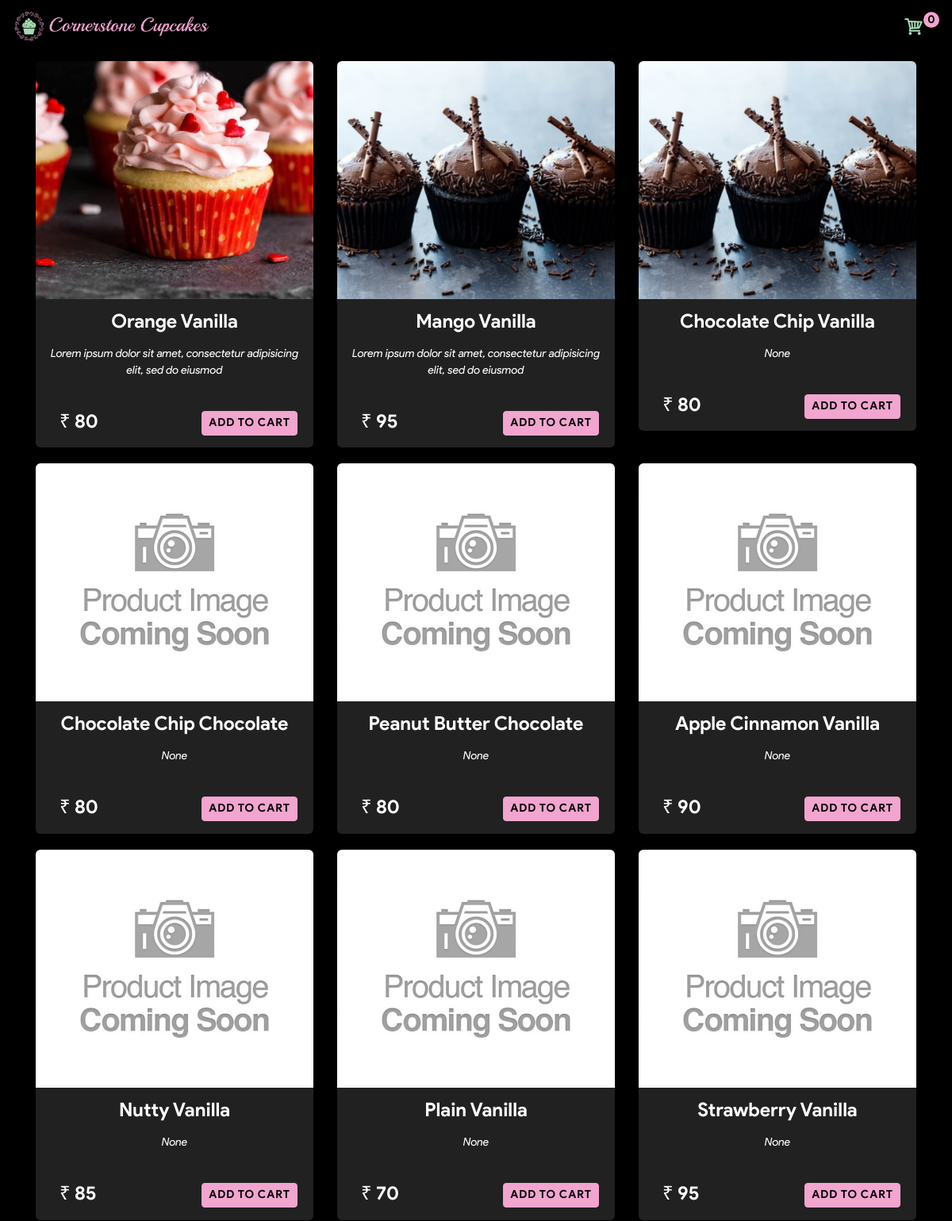
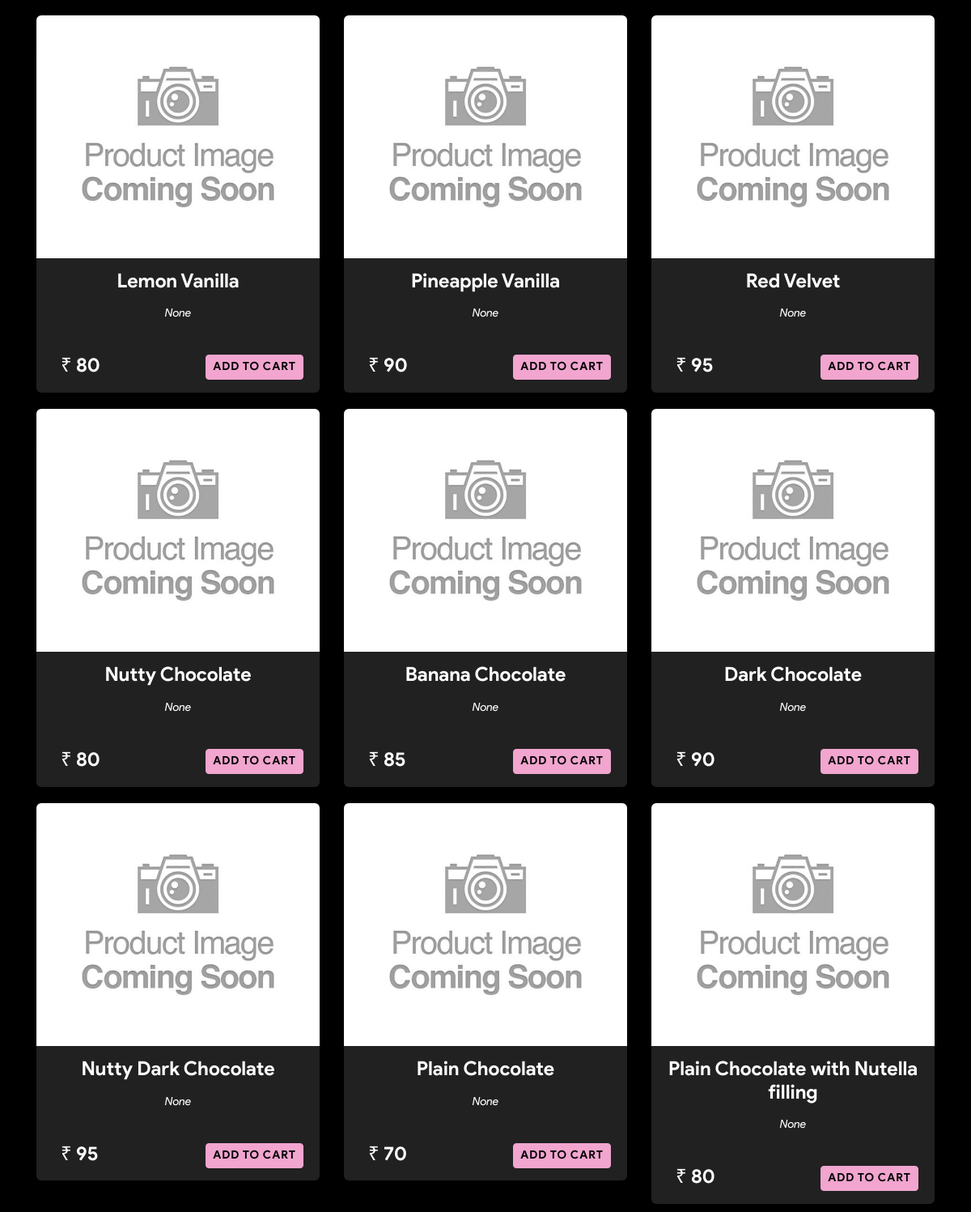
The page / on the database its author committed (2 pictures, top to bottom).
### store/models.py (models this page shows, shortened)
class Product(models.Model):
	name 			= models.CharField(max_length=200)
	description 	= models.CharField(max_length=200, null=True)
	price 			= models.DecimalField(max_digits=7, decimal_places=2)
	availability 	= models.BooleanField(default=True)
	image			= models.ImageField(null=True, blank=True)
	@property
	def imageURL(self):
		try:
			url 	= self.image.url
		except:
			url 	= '/images/comingsoon.jpg'
		return url

### store/views.py (the view)
# urls.py: path('', include('store.urls'))
def store(request):
	data = cartData(request)
	cartItems = data['cartItems']
	products 	= Product.objects.all()
	context 	= {
		'products' 	: products,
		'cartItems' : cartItems,
	}
	return render(request, 'store/store.html', context)

### store/utils.py (called while the page is built, shortened)
def cookieCart(request):
	try:
		cart 			= json.loads(request.COOKIES['cart'])
	except:
		cart = {}
	print('Cart: ', cart)
	items 			= []
	order 			= {'get_cart_total':0, 'get_cart_items':0}
	cartItems 		= order['get_cart_items']
	return {
		'items' 	: items,
		'order'		: order,
		'cartItems' : cartItems,
	}

def cartData(request):
	if request.user.is_authenticated:
		customer 		= request.user.customer
		order, created 	= Order.objects.get_or_create(customer=customer, complete=False)
		items 			= order.orderitem_set.all()
		cartItems 		= order.get_cart_items
	else:
		cookieData 		= cookieCart(request)
		items 			= cookieData['items']
		order 			= cookieData['order']
		cartItems 		= cookieData['cartItems']
	return {
		'items' 	: items,
		'order'		: order,
		'cartItems' : cartItems,
	}

### store/templates/store/store.html (shortened to what this page needs)
{% extends 'store/main.html' %}
{% load static %}
{% block content %}
<div class="row">
	{% for product in products %}
	<div class="col-lg-4">
		<img class="thumbnail" src="{{product.imageURL}}">
		<div class="box-element product">
			<h4 style="text-align: center; margin-top: 5px; margin-bottom: 15px;"><strong>{{product.name}}</strong></h4>
			<p style="text-align: center;font-family: 'product_sansitalic';font-size: 14px;">{{product.description}}</p>
			<br>
			<div style="margin-right: 10px; margin-left: 20px;">
				<button data-product="{{product.id}}" data-action="add" class="btn btn-warning btn-sm add-btn update-cart" id="cart-btn" style="float: right; ">Add to Cart</button>
				<h4 >&#8377; {{product.price|floatformat:0}}</h4>
			</div>
		</div>
	</div>
	{% endfor %}
</div>
{% endblock %}

### static/css/main.css (style rules this page uses)
body { background-color: #000; color: #fff; font-family: product_sansregular; font-weight: normal; }
strong { font-family: product_sansbold; font-weight: normal; }
h1,h2,h3,h4,h5,h6 { color: #fff; font-family: product_sansbold; font-weight: normal; }
.box-element { background-color: #212121; border-radius: 6px; padding: 10px; margin-top: : 10px; margin-bottom: 10px; }
.thumbnail { width: 100%; height: 300px; border-radius: 6px 6px 0 0; overflow: hidden; object-fit: cover; }
.product { border-radius: 0 0 6px 6px; }
.col-lg-4, .col-lg-6, .col-lg-8, .col-lg-12 { margin-top: 10px; }
.btn { border-radius: 4px; }
.btn-warning, .btn-warning:visited, .btn-danger, .btn-danger:visited { background-color: #f1a5cf!important; border-color: #f1a5cf!important; color: #000; font-family: product_sansbold; font-weight: normal; text-transform: uppercase; letter-spacing: 1px; }

### rows shown on the page
Product: imageURL (picture), name "Orange Vanilla", description "Lorem ipsum dolor sit amet, consectetur adipisicing elit, sed do eiusmod", price "80"
Product: imageURL (picture), name "Mango Vanilla", description "Lorem ipsum dolor sit amet, consectetur adipisicing elit, sed do eiusmod", price "95"
Product: imageURL (picture), name "Chocolate Chip Vanilla", description "None", price "80"
Product: name "Chocolate Chip Chocolate", description "None", price "80"
Product: name "Peanut Butter Chocolate", description "None", price "80"
Product: name "Apple Cinnamon Vanilla", description "None", price "90"
Product: name "Nutty Vanilla", description "None", price "85"
Product: name "Plain Vanilla", description "None", price "70"
Product: name "Strawberry Vanilla", description "None", price "95"
Product: name "Lemon Vanilla", description "None", price "80"
Product: name "Pineapple Vanilla", description "None", price "90"
Product: name "Red Velvet", description "None", price "95"
Product: name "Nutty Chocolate", description "None", price "80"
Product: name "Banana Chocolate", description "None", price "85"
Product: name "Dark Chocolate", description "None", price "90"
Product: name "Nutty Dark Chocolate", description "None", price "95"
Product: name "Plain Chocolate", description "None", price "70"
Product: name "Plain Chocolate with Nutella filling", description "None", price "80"

### other values the page prints
{{ cartItems }} "0"
